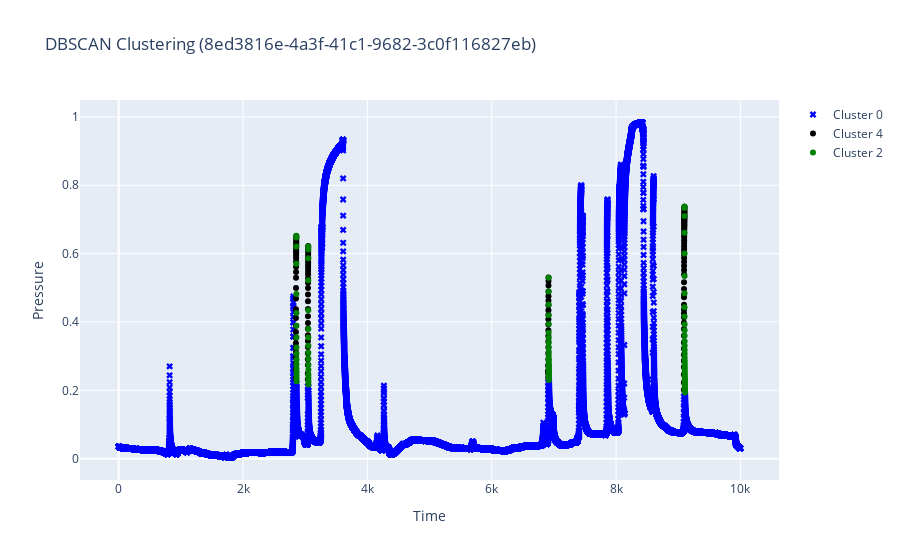

Notebook code cell kept with this figure:
### Markdown cell above
## Сырая кластеризация

### Code cell
filename, recovery, drop, clust_df = process_file(filename, DATA_PATH)
plot_data(clust_df, filename)
